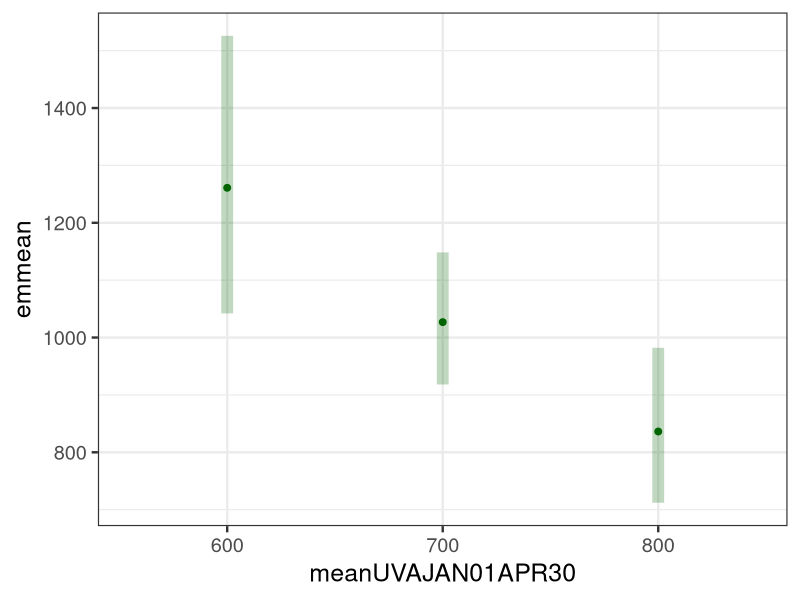

Recreate this plot in R.
UVAdeathscovars<-read.csv("data/FinalSample/covid19withUVItaly.csv")

############################################


library(glmmTMB)
library(emmeans)

m <- glmmTMB(
  deathsdiffnegativetozero ~  meanUVAJAN01APR30
  # air pollution
  + z_pm2point52016
  # other climate
  + scale(meanwintertemp)
  # demographics
  + z_perc85 + z_perc65 + z_densityinhabitants + z_percfore
  # Deprivation
  + z_deprivationn
  # health care factors
  + z_superficietotalekm2
  # tests
  + z_totale_casi
  # offset
  + offset(logpop) 
  # multilevel
  + (1 | Provincia), 
  
  ziformula = ~  
    # demographics
    + z_perc85 + z_perc65 + z_densityinhabitants + z_percfore
  # Deprivation
  + z_deprivationn
  # health care factors
  + z_superficietotalekm2 
  + z_totale_casi,
  # family
  family = nbinom2, 
  data = UVAdeathscovars
)



summary(m)
confint(m)

exp(confint(m)[2,1]*100)
exp(confint(m)[2,2]*100)
exp(confint(m)[2,3]*100)

mean(UVAdeathscovars$meanUVAJAN01APR30)
sd(UVAdeathscovars$meanUVAJAN01APR30)


library(ggplot2)
t<-emmeans(m, c("meanUVAJAN01APR30"), at = list(meanUVAJAN01APR30 = c(600, 700,800)), type = "re", offset=c(log(1000000)))
png("Data/Figures/Figure2c.png")
plot(t, by = NULL, horizontal = FALSE, colors = "darkgreen") + theme_bw(base_size = 18)
dev.off()
